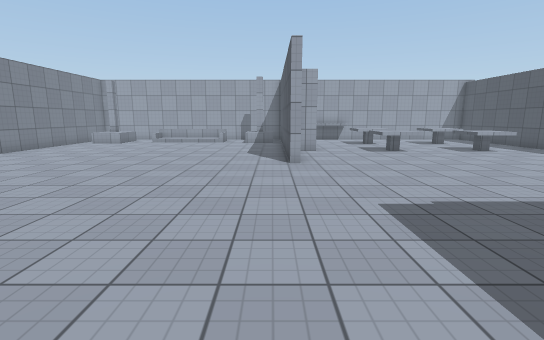
[1] (above)

17 first-person views from a walk through a 3-D level made in the Unity game engine. The camera is 1.5 m above the floor, tilts 10° down and sees 85° across. The floor is counted in squares, 1 m on a side. Each view is taken from the middle of a square. On the plan, view 1 faces up. The plan holds only what a view shows up to about 15 squares ahead; the rest is blank. The place goes on beyond the plan. The player is left out. Surface patterns are stand-ins for the level's own textures.

[2]
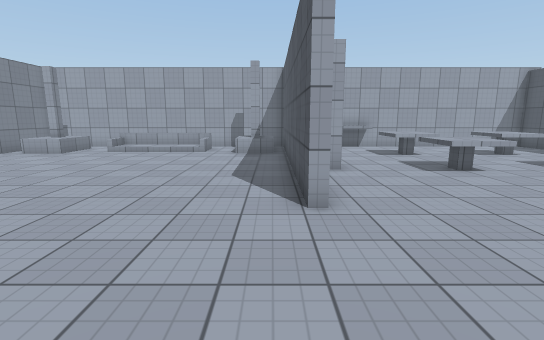

[3]
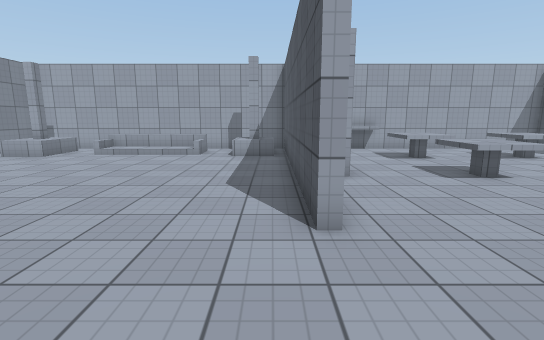

[4]
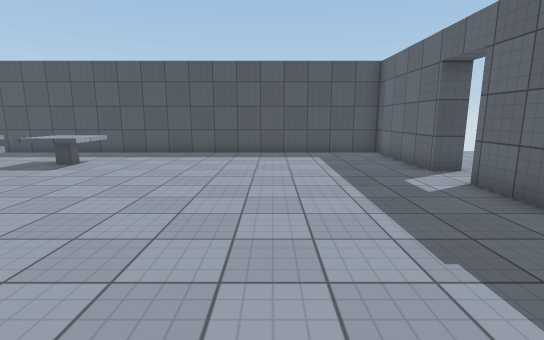

[5]
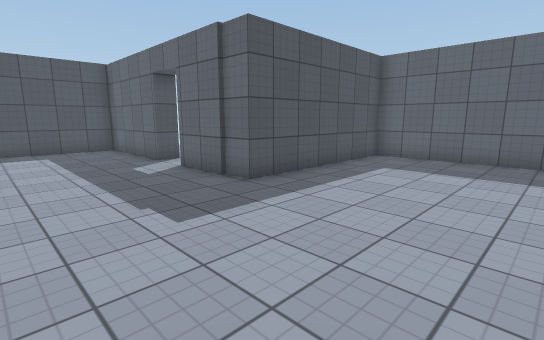

[6]
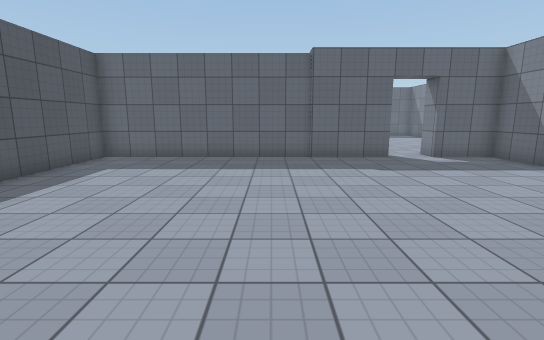

[7]
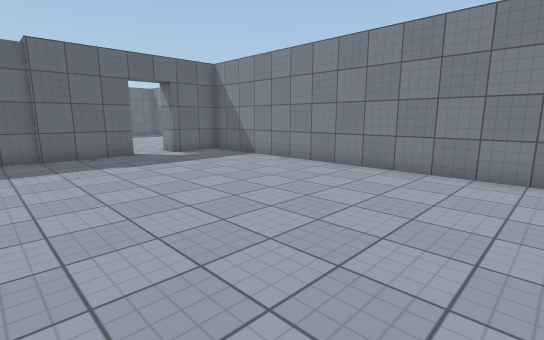

[8]
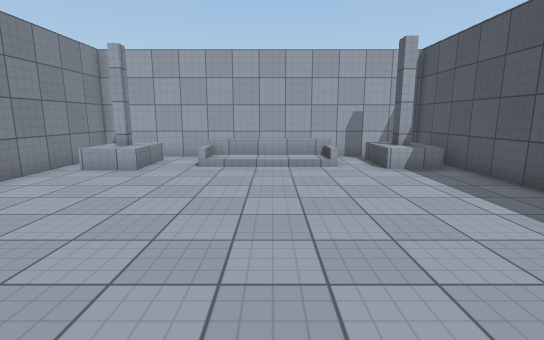

[9]
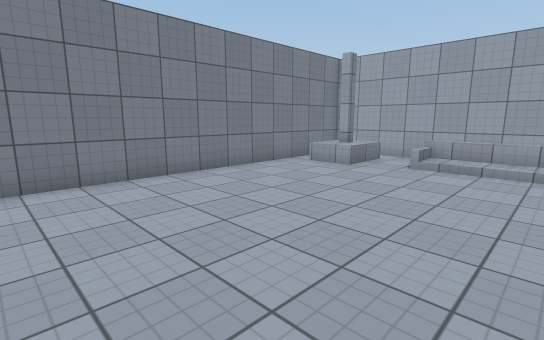

[10]
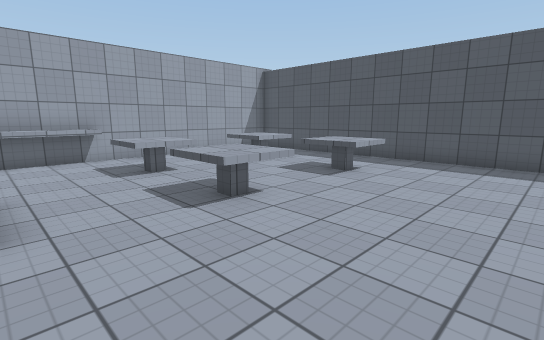

[11]
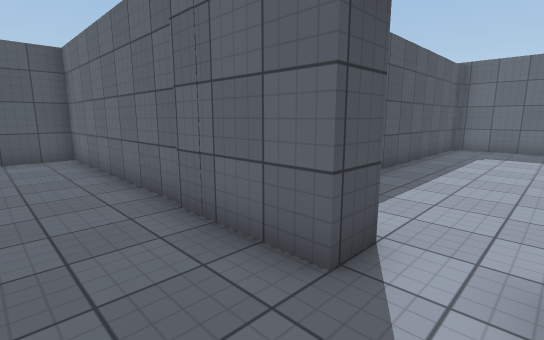

[12]
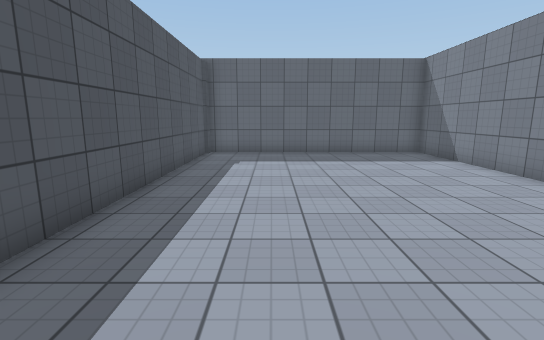

[13]
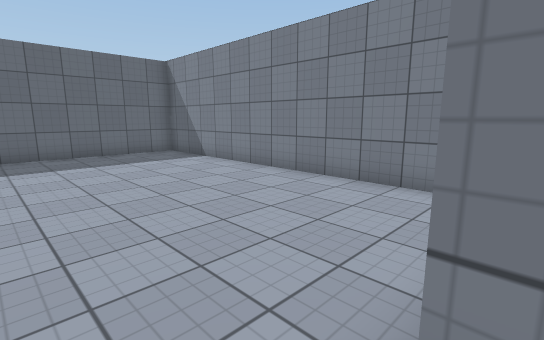

[14]
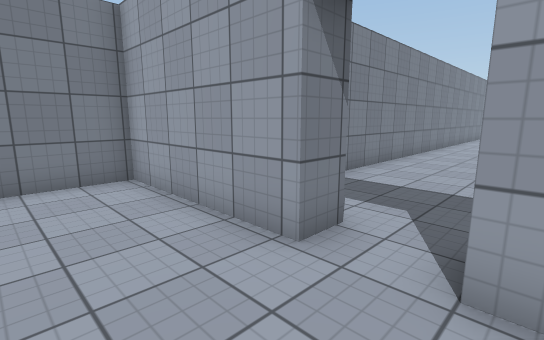

[15]
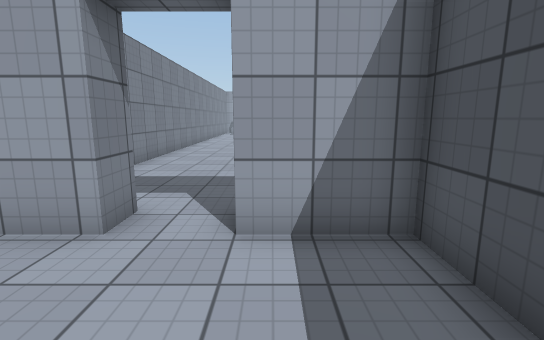

[16]
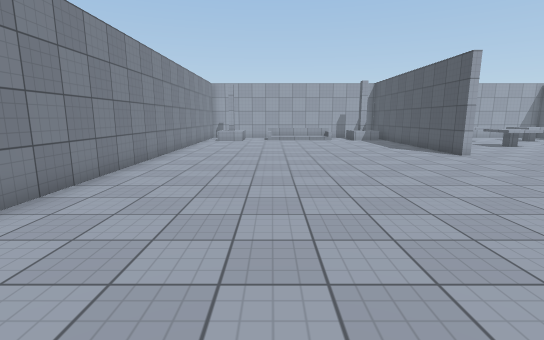

[17]
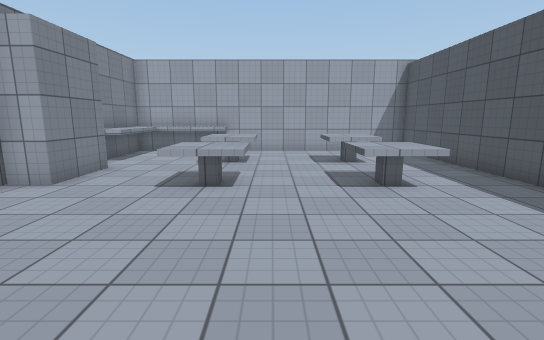

### Floor plan
Key: @ floor where view 1 was taken; # wall or solid block; x gap in a wall; . main floor; : floor 0.25 m higher than the main floor; / step, stairs or slope; = window, fence, low wall or low ledge; ^ raised ledge.
Columns run from 15 left of view 1 to 13 right of it. Each row starts with its distance up from view 1.
 21    ##########################
 20    # ...    ..^^#^^^^.....  #
 19    # ^^./:::..x^#^..........#
 18    #.^^.=///=.^^#^..^^..^^..#
 17    #............#^..^^..^^..#
 16    #............##..........#
 15    #............##..........#
 14    #............##..^^..^^..#
 13    #............#...^^..^^..#
 12    #............#...........#
 11    #............#...........#
 10    #............#...........#
  9    #........................#
  8    #........................#
  7    #........................#
  6    #........................#
  5    #........................#
  4    #........................#
  3    #........................#
  2    #...............##########
  1    #...............#
  0    #...........@...#
 -1    #...............#
 -2    #...............#
 -3    #...............#
 -4    ###..###........#
 -5 ######..############
 -6 #.........#
 -7 #.........#
 -8 #.........#
 -9 #.........#
-10 #.........#
-11 #.........#
-12 #.........#
-13 #.........#
-14 #.........#
-15 #.........#
-16 #.........#
-17 #.........#
-18 ###########

Positions as (right, up) in squares from view 1, and headings:
1: (0, 0), facing up
2: (0, 5), facing up
3: (0, 6), facing up
4: (0, 7), facing right
5: (-2, 7), facing down-right
6: (-3, 7), facing down
7: (-3, 8), facing down-left
8: (-5, 9), facing up
9: (-4, 9), facing up-left
10: (2, 9), facing up-right
11: (-9, -2), facing down-right
12: (-8, -5), facing down
13: (-8, -5), facing down-left
14: (-7, -8), facing up-left
15: (-7, -9), facing up
16: (-7, -2), facing up
17: (7, 7), facing up
